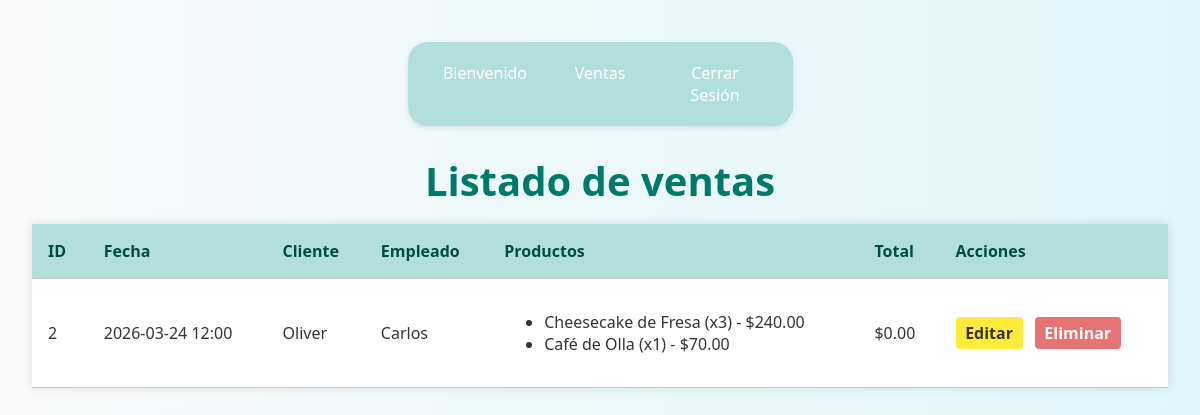
Before: /listado_ventas/ with the older database file.
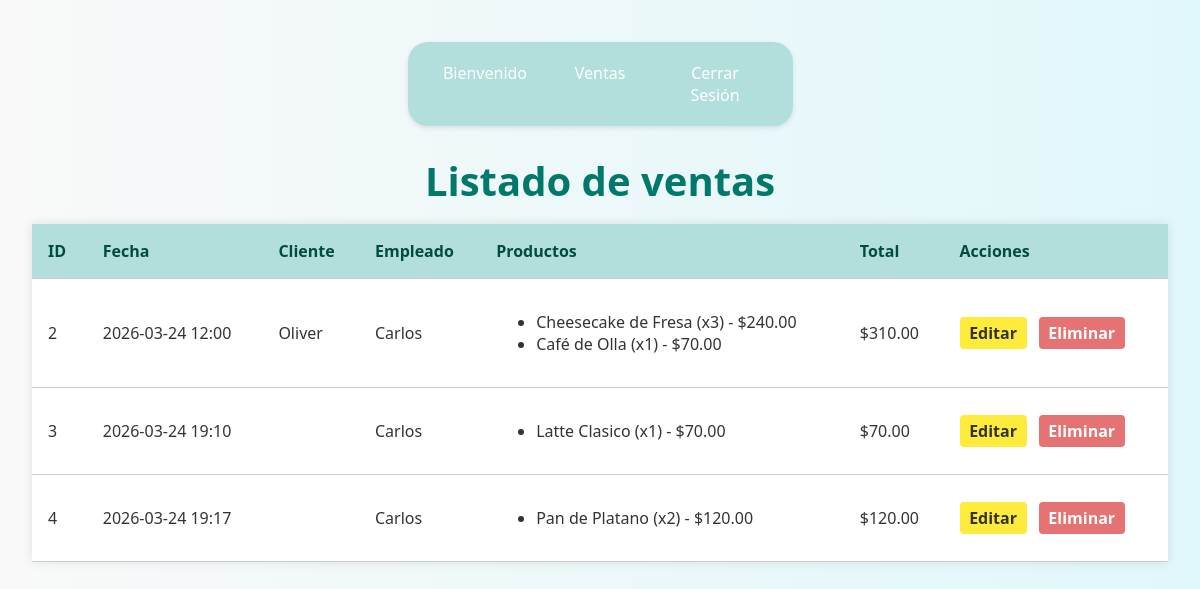
After: the same page with the newer database file.
### app/models.py (models this page shows, shortened)
class Venta(models.Model):
    fecha_hora = models.DateTimeField()
    total = models.DecimalField(max_digits=10, decimal_places=2, default=0) #TOTAL A PAGAR
    metodo_pago = models.CharField(max_length=45) #Efectivo, Tarjeta, etc.
    empleado = models.ForeignKey(
        Empleado,
        on_delete=models.PROTECT
    )
    cliente = models.ForeignKey(
        Cliente,
        on_delete=models.SET_NULL,
        null=True,
        blank=True
    )

class Cliente(models.Model):
    nombre = models.CharField(max_length=45)
    primer_apellido = models.CharField(max_length=45)
    segundo_apellido = models.CharField(max_length=45, null=True, blank=True)
    telefono = models.CharField(max_length=15, null=True, blank=True)
    descripcion = models.CharField(max_length=45, null=True, blank=True)

class Empleado(models.Model):
    nombre = models.CharField(max_length=45)
    primer_apellido = models.CharField(max_length=45)
    segundo_apellido = models.CharField(max_length=45, null=True, blank=True)
    rfc = models.CharField(max_length=13)

class DetalleVenta(models.Model):
    venta = models.ForeignKey(
        Venta,
        on_delete=models.CASCADE,
        related_name="detalles"
    )
    producto = models.ForeignKey(
        Producto,
        on_delete=models.PROTECT
    )
    cantidad = models.PositiveIntegerField()
    precio_unitario = models.DecimalField(max_digits=10, decimal_places=2, default=0)
    subtotal = models.DecimalField(max_digits=10, decimal_places=2, default=0)

class Producto(models.Model):
    nombre = models.CharField(max_length=70)
    precio_compra = models.DecimalField(max_digits=10, decimal_places=2)
    precio_venta = models.DecimalField(max_digits=10, decimal_places=2)
    categoria = models.ForeignKey(Categoria, on_delete=models.PROTECT) #el PORTECT evita borrar una categoría si tiene productos aja baraja.

### app/views.py (the view)
# urls.py: path('listado_ventas/', views.listado_ventas, name='listado_ventas'),
def listado_ventas(request):
    ventas = Venta.objects.all()
    return render(request, 'listado_ventas.html', {'ventas': ventas})

### app/templates/listado_ventas.html (shortened to what this page needs)
{% load static %}
<!DOCTYPE html>
<html lang="es" translate="no">
<head>
    <link rel="stylesheet" href="{% static 'css/stylelistar.css' %}">
</head>
<body>
    {% include 'menu.html' %}
    <h1>Listado de ventas</h1>
    <table class="tabla-productos">
        <thead>
            <tr>
                <th>ID</th>
                <th>Fecha</th>
                <th>Cliente</th>
                <th>Empleado</th>
                <th>Productos</th>
                <th>Total</th>
                <th>Acciones</th>
            </tr>
        </thead>
        <tbody>
            {% for venta in ventas %}
            <tr>
                <td>{{ venta.id }}</td>
                <td>{{ venta.fecha_hora|date:"Y-m-d H:i" }}</td>
                <td>{{ venta.cliente.nombre }}</td>
                <td>{{ venta.empleado.nombre }}</td>
                <td>
                    <ul>
                        {% for detalle in venta.detalles.all %}
                        <li>{{ detalle.producto.nombre }} (x{{ detalle.cantidad }}) - ${{ detalle.subtotal }}</li>
                        {% endfor %}
                    </ul>
                </td>
                <td>${{ venta.total }}</td>
                <td>
                    <a class="boton-editar" href="{% url 'editar' venta.id %}">Editar</a>
                    <a class="boton-eliminar" href="{% url 'eliminar' venta.id %}" onclick="return confirmarEliminacion(event)">Eliminar</a>
                </td>
            </tr>
            {% empty %}
            <tr>
                <td colspan="7" class="text-center text-muted">No hay ventas registradas.</td>
            </tr>
            {% endfor %}
        </tbody>
    </table>
</body>
</html>

Changed rows visible on the page:
changed Venta "Oliver": total "0.00" → "310.00"
added Venta: id "3", fecha_hora "2026-03-24 19:10", empleado.nombre "Carlos", total "70.00"
added DetalleVenta: producto.nombre "Latte Clasico", cantidad "1", subtotal "70.00", shown under "3"
added Venta: id "4", fecha_hora "2026-03-24 19:17", empleado.nombre "Carlos", total "120.00"
added DetalleVenta: producto.nombre "Pan de Platano", cantidad "2", subtotal "120.00", shown under "4"
